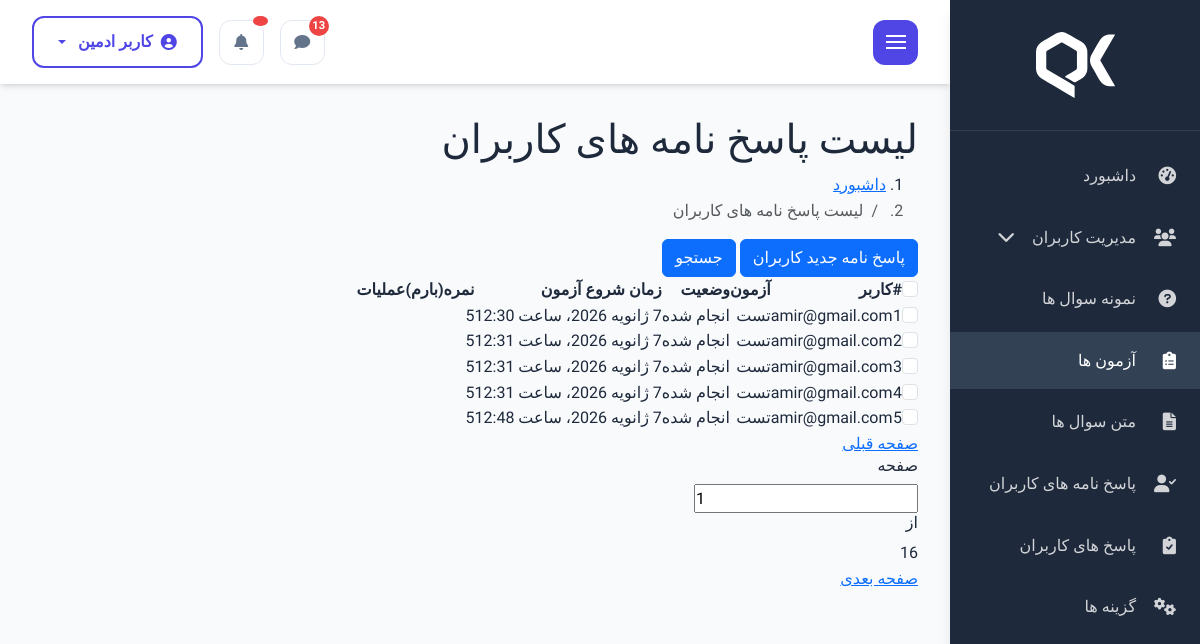
The app's page /quiz/user-response-dashboard (signed in) with its own data.
### quizbuilder_module/models.py (models this page shows, shortened)
class UserQuiz(models.Model):
    user = models.ForeignKey(
        to=User,
        related_name='quizzes',
        verbose_name='کاربر',
        on_delete=models.CASCADE,
    )
    quiz = models.ForeignKey(
        to=Quiz,
        verbose_name='آزمون',
        on_delete=models.CASCADE,
        related_name='user_quizzes',
    )
    status = models.CharField(
        verbose_name='وضعیت',
        default=UserQuizChoice.PENDING,
        choices=UserQuizChoice.CHOICES,
        max_length=255
    )
    start_time = models.DateTimeField(
        verbose_name='زمان شروع آزمون',
        null=True, blank=True
    )
    score = models.PositiveIntegerField(
        default=0,
        verbose_name='نمره(بارم)'
    )
    class Meta:
        verbose_name = 'پاسخ نامه کاربر'
        verbose_name_plural = 'پاسخ نامه های کاربران'

class Quiz(QuizStartedSmsMixin, models.Model):
    title = models.CharField(verbose_name='عنوان', max_length=255)
    desc = models.TextField(verbose_name='توضیحات', max_length=500)
    status = models.CharField(verbose_name='وضعیت', default='open', choices=QUIZ_STATUS.CHOICES, max_length=50)
    time = models.PositiveIntegerField(verbose_name='مدت زمان آزمون (دقیقه)', null=True, blank=True)
    expire_time = models.DateTimeField(verbose_name='تاریخ پایان آزمون', null=True, blank=True)
    class Meta:
        verbose_name = 'آزمون'
        verbose_name_plural = 'آزمون ها'
    def __str__(self):
        return self.title or '---'

### account_module/models.py (models this page shows)
class User(AbstractUser):
    email = models.EmailField(null=True, blank=True, verbose_name='ایمیل')
    phone_number = models.CharField(max_length=11, unique=True, verbose_name='شماره موبایل')
    is_verified = models.BooleanField(default=False, verbose_name='تایید شده')
    exam_attempts = models.PositiveIntegerField(default=0, verbose_name='تعداد آزمون‌های رایگان امروز')
    last_attempt_date = models.DateField(null=True, blank=True, verbose_name='تاریخ آخرین آزمون')
    has_paid_for_exam = models.BooleanField(default=False, verbose_name='آیا برای آزمون پرداخت کرده است؟')
    username = models.CharField(max_length=150, unique=True, null=True, blank=True, verbose_name='نام کاربری')
    USERNAME_FIELD = 'phone_number'
    REQUIRED_FIELDS = ['first_name', 'last_name']
    objects = UserManager()
    class Meta:
        verbose_name = 'کاربر'
        verbose_name_plural = 'کاربران'
    def __str__(self):
        return self.phone_number and self.email or self.username

### quizbuilder_module/views.py (the view)
# urls.py: path('user-response-dashboard', views.UserResponsesDashboard.as_view(), name='user_response_dashboard'),
class UserResponsesDashboard(AdminRequiredMixin, ListView):
    model = UserQuiz
    template_name = 'quizbuilder_module/user_responses_dashboard.html'
    context_object_name = 'user_responses'
    paginate_by = 5
    def get_queryset(self):
        user_responses = UserQuiz.objects.all()
        return user_responses
    def get_context_data(self, **kwargs):
        context = super().get_context_data(**kwargs)
        return context

### quizbuilder_module/templates/quizbuilder_module/user_responses_dashboard.html (shortened to what this page needs)
{% extends 'layout/_master.html' %}
{% block content %}
<body>
<div class="main-body-content">
    <div class="main-header">
                    <div class="inner">
                        <div class="title">
                            <h1>لیست پاسخ نامه های کاربران</span>
                            </h1>
                            <div class="breadcrumb">
                                <nav aria-label="breadcrumb">
                                    <ol class="breadcrumb-list mb-0">
                                        <li class="breadcrumb-item"><a href="index.html">داشبورد</a></li>
                                        <li class="breadcrumb-item active" aria-current="page">لیست پاسخ نامه های کاربران</li>
                                    </ol>
                                </nav>
                            </div>
                        </div>
                        <div class="btns-action">
                            <a href="user-add.html" class="btn btn-primary btn-small icon-right"><span>پاسخ نامه جدید کاربران</span></a>
                            <button type="button" class="btn btn-primary btn-small icon-right btn-collapse"
                                data-collapse-target="#collapse-search"><span>جستجو</span></button>
                        </div>
                    </div>
                </div>
    <div class="main-inner">
                    <div class="table-responsive">
                        <table class="table-custom">
                            <thead>
                                <tr>
                                    <th scope="col">
                                        <div class="checkbox-group m-0">
                                            <input class="form-check-input" type="checkbox" value=""
                                                id="checbox-select-all">
                                        </div>
                                    </th>
                                    <th scope="col">#</th>
                                    <th scope="col">کاربر</th>
                                    <th scope="col">آزمون</th>
                                    <th scope="col">وضعیت</th>
                                    <th scope="col">زمان شروع آزمون</th>
                                    <th scope="col">نمره(بارم)</th>
                                    <th scope="col">عملیات</th>
                                </tr>
                            </thead>
                            <tbody>
                                {% for user_response in user_responses %}
                                	<tr>
                                    <td scope="row">
                                        <div class="checkbox-group m-0">
                                            <input class="form-check-input" type="checkbox" value=""
                                                id="checbox-select-1">
                                        </div>
                                    </td>
                                    <td scope="row">{{ forloop.counter }}</td>
                                    <td>{{ user_response.user }}</td>
                                    <td>{{ user_response.quiz }}</td>
                                    <td>{% if user_response.status %}
                                    	انجام شده
                                        {% else %}
                                        انجام نشده!
                                    {% endif %} </td>
                                    <td>{{ user_response.start_time }}</td>
                                    <td>{{ user_response.score }}</td>
                                    <td>
                                    </td>
                                </tr>
                                {% endfor %}
                            </tbody>
                        </table>
                    </div>
                    <div class="mypagination">
                        <div class="pagination-prev">
                            <a href="#" class="btn-pagination prev disabled">
                                <span>صفحه قبلی</span>
                            </a>
                        </div>
                        <div class="pagination-info">
                            <h6>صفحه</h6>
                            <div class="pagination-jump">
                                <input class="pagination-input" type="number" value="1">
                            </div>
                            <h6>از</h6>
                            <div class="curent-page-number">16</div>
                        </div>
                        <div class="pagination-next">
                            <a href="#" class="btn-pagination next">
                                <span>صفحه بعدی</span>
                            </a>
                        </div>
                    </div>
                </div>
</div>
</body>
{% endblock %}

### static/css/dashboard.css (style rules this page uses)
:root { --dashboard-primary: #4F46E5; --dashboard-primary-dark: #4338CA; --dashboard-primary-light: #6366F1; --dashboard-secondary: #06B6D4; --dashboard-success: #10B981; --dashboard-warning: #F59E0B; --dashboard-danger: #EF4444; --dashboard-dark: #1E293B; --dashboard-darker: #0F172A; --dashboard-light: #F8FAFC; --dashboard-lighter: #FFFFFF; --dashboard-gray: #64748B; --dashboard-gray-light: #94A3B8; --dashboard-gray-lighter: #E2E8F0; --dashboard-sidebar-bg: #1E293B; --dashboard-sidebar-hover: #334155; --dashboard-shadow-sm: 0 1px 2px 0 rgb(0 0 0 / 0.05); --dashboard-shadow: 0 4px 6px -1px rgb(0 0 0 / 0.1), 0 2px 4px -2px rgb(0 0 0 / 0.1); --dashboard-shadow-lg: 0 10px 15px -3px rgb(0 0 0 / 0.1), 0 4px 6px -4px rgb(0 0 0 / 0.1); --dashboard-border-radius: 0.75rem; --dashboard-transition: all 0.3s cubic-bezier(0.4, 0, 0.2, 1); }
* { margin: 0; padding: 0; box-sizing: border-box; }
body { font-family: 'Vazirmatn', sans-serif; background: var(--dashboard-light); color: var(--dashboard-dark); line-height: 1.6; overflow-x: hidden; }

### records on screen
UserQuiz: user "amir@gmail.com", quiz "تست", status "انجام شده", start_time "7 ژانویه 2026، ساعت 12:30", score "5"
UserQuiz: user "amir@gmail.com", quiz "تست", status "انجام شده", start_time "7 ژانویه 2026، ساعت 12:31", score "5"
UserQuiz: user "amir@gmail.com", quiz "تست", status "انجام شده", start_time "7 ژانویه 2026، ساعت 12:31", score "5"
UserQuiz: user "amir@gmail.com", quiz "تست", status "انجام شده", start_time "7 ژانویه 2026، ساعت 12:31", score "5"
UserQuiz: user "amir@gmail.com", quiz "تست", status "انجام شده", start_time "7 ژانویه 2026، ساعت 12:48", score "5"
